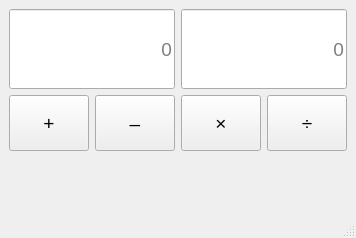
<?xml version="1.0" encoding="UTF-8"?>
<ui version="4.0">
 <class>MainWindow</class>
 <widget class="QMainWindow" name="MainWindow">
  <property name="geometry">
   <rect>
    <x>0</x>
    <y>0</y>
    <width>340</width>
    <height>238</height>
   </rect>
  </property>
  <property name="windowTitle">
   <string>MainWindow</string>
  </property>
  <widget class="QWidget" name="centralwidget">
   <layout class="QGridLayout" name="gridLayout_2">
    <item row="0" column="0">
     <layout class="QVBoxLayout" name="verticalLayout">
      <item>
       <layout class="QHBoxLayout" name="horizontalLayout">
        <item>
         <widget class="QLineEdit" name="lineEdit_2">
          <property name="minimumSize">
           <size>
            <width>0</width>
            <height>80</height>
           </size>
          </property>
          <property name="font">
           <font>
            <pointsize>14</pointsize>
           </font>
          </property>
          <property name="alignment">
           <set>Qt::AlignRight|Qt::AlignTrailing|Qt::AlignVCenter</set>
          </property>
          <property name="placeholderText">
           <string>0</string>
          </property>
         </widget>
        </item>
        <item>
         <widget class="QLineEdit" name="lineEdit">
          <property name="minimumSize">
           <size>
            <width>0</width>
            <height>80</height>
           </size>
          </property>
          <property name="font">
           <font>
            <pointsize>14</pointsize>
           </font>
          </property>
          <property name="alignment">
           <set>Qt::AlignRight|Qt::AlignTrailing|Qt::AlignVCenter</set>
          </property>
          <property name="placeholderText">
           <string>0</string>
          </property>
         </widget>
        </item>
       </layout>
      </item>
      <item>
       <layout class="QGridLayout" name="gridLayout">
        <item row="0" column="0">
         <widget class="QPushButton" name="pushButton">
          <property name="sizePolicy">
           <sizepolicy hsizetype="Minimum" vsizetype="Expanding">
            <horstretch>0</horstretch>
            <verstretch>0</verstretch>
           </sizepolicy>
          </property>
          <property name="font">
           <font>
            <pointsize>14</pointsize>
           </font>
          </property>
          <property name="text">
           <string>+</string>
          </property>
         </widget>
        </item>
        <item row="0" column="3">
         <widget class="QPushButton" name="pushButton_4">
          <property name="sizePolicy">
           <sizepolicy hsizetype="Minimum" vsizetype="Expanding">
            <horstretch>0</horstretch>
            <verstretch>0</verstretch>
           </sizepolicy>
          </property>
          <property name="font">
           <font>
            <pointsize>14</pointsize>
           </font>
          </property>
          <property name="text">
           <string>÷</string>
          </property>
         </widget>
        </item>
        <item row="0" column="2">
         <widget class="QPushButton" name="pushButton_2">
          <property name="sizePolicy">
           <sizepolicy hsizetype="Minimum" vsizetype="Expanding">
            <horstretch>0</horstretch>
            <verstretch>0</verstretch>
           </sizepolicy>
          </property>
          <property name="font">
           <font>
            <pointsize>14</pointsize>
           </font>
          </property>
          <property name="text">
           <string>×</string>
          </property>
         </widget>
        </item>
        <item row="0" column="1">
         <widget class="QPushButton" name="pushButton_3">
          <property name="sizePolicy">
           <sizepolicy hsizetype="Minimum" vsizetype="Expanding">
            <horstretch>0</horstretch>
            <verstretch>0</verstretch>
           </sizepolicy>
          </property>
          <property name="font">
           <font>
            <pointsize>14</pointsize>
           </font>
          </property>
          <property name="text">
           <string>–</string>
          </property>
         </widget>
        </item>
       </layout>
      </item>
      <item>
       <widget class="QLabel" name="label">
        <property name="minimumSize">
         <size>
          <width>0</width>
          <height>50</height>
         </size>
        </property>
        <property name="font">
         <font>
          <pointsize>14</pointsize>
         </font>
        </property>
        <property name="text">
         <string/>
        </property>
        <property name="alignment">
         <set>Qt::AlignCenter</set>
        </property>
       </widget>
      </item>
     </layout>
    </item>
   </layout>
  </widget>
  <widget class="QMenuBar" name="menubar">
   <property name="geometry">
    <rect>
     <x>0</x>
     <y>0</y>
     <width>340</width>
     <height>21</height>
    </rect>
   </property>
  </widget>
  <widget class="QStatusBar" name="statusbar"/>
 </widget>
 <resources/>
 <connections>
  <connection>
   <sender>pushButton</sender>
   <signal>clicked()</signal>
   <receiver>MainWindow</receiver>
   <slot>slotPlus()</slot>
   <hints>
    <hint type="sourcelabel">
     <x>24</x>
     <y>136</y>
    </hint>
    <hint type="destinationlabel">
     <x>6</x>
     <y>161</y>
    </hint>
   </hints>
  </connection>
  <connection>
   <sender>pushButton_3</sender>
   <signal>clicked()</signal>
   <receiver>MainWindow</receiver>
   <slot>slotMinus()</slot>
   <hints>
    <hint type="sourcelabel">
     <x>114</x>
     <y>138</y>
    </hint>
    <hint type="destinationlabel">
     <x>39</x>
     <y>154</y>
    </hint>
   </hints>
  </connection>
  <connection>
   <sender>pushButton_4</sender>
   <signal>clicked()</signal>
   <receiver>MainWindow</receiver>
   <slot>slotDivide()</slot>
   <hints>
    <hint type="sourcelabel">
     <x>273</x>
     <y>134</y>
    </hint>
    <hint type="destinationlabel">
     <x>332</x>
     <y>156</y>
    </hint>
   </hints>
  </connection>
  <connection>
   <sender>pushButton_2</sender>
   <signal>clicked()</signal>
   <receiver>MainWindow</receiver>
   <slot>slotMultiply()</slot>
   <hints>
    <hint type="sourcelabel">
     <x>224</x>
     <y>134</y>
    </hint>
    <hint type="destinationlabel">
     <x>170</x>
     <y>116</y>
    </hint>
   </hints>
  </connection>
 </connections>
 <slots>
  <slot>slotPlus()</slot>
  <slot>slotMinus()</slot>
  <slot>slotMultiply()</slot>
  <slot>slotDivide()</slot>
 </slots>
</ui>
